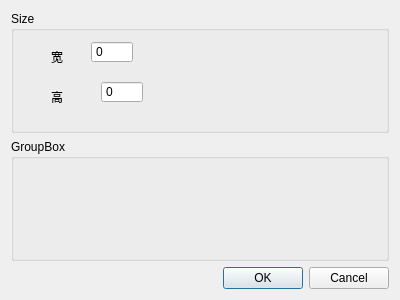
<?xml version="1.0" encoding="UTF-8"?>
<ui version="4.0">
 <class>Dialog</class>
 <widget class="QDialog" name="Dialog">
  <property name="geometry">
   <rect>
    <x>0</x>
    <y>0</y>
    <width>400</width>
    <height>300</height>
   </rect>
  </property>
  <property name="windowTitle">
   <string>Dialog</string>
  </property>
  <layout class="QGridLayout" name="gridLayout_2">
   <item row="2" column="0">
    <widget class="QDialogButtonBox" name="buttonBox">
     <property name="orientation">
      <enum>Qt::Horizontal</enum>
     </property>
     <property name="standardButtons">
      <set>QDialogButtonBox::Cancel|QDialogButtonBox::Ok</set>
     </property>
    </widget>
   </item>
   <item row="0" column="0">
    <widget class="QGroupBox" name="groupBox">
     <property name="title">
      <string>Size</string>
     </property>
     <widget class="QLabel" name="label">
      <property name="geometry">
       <rect>
        <x>40</x>
        <y>40</y>
        <width>54</width>
        <height>12</height>
       </rect>
      </property>
      <property name="text">
       <string>宽</string>
      </property>
     </widget>
     <widget class="QSpinBox" name="width">
      <property name="geometry">
       <rect>
        <x>80</x>
        <y>30</y>
        <width>42</width>
        <height>22</height>
       </rect>
      </property>
      <property name="buttonSymbols">
       <enum>QAbstractSpinBox::NoButtons</enum>
      </property>
      <property name="maximum">
       <number>10000</number>
      </property>
     </widget>
     <widget class="QLabel" name="label_2">
      <property name="geometry">
       <rect>
        <x>40</x>
        <y>80</y>
        <width>54</width>
        <height>12</height>
       </rect>
      </property>
      <property name="text">
       <string>高</string>
      </property>
     </widget>
     <widget class="QSpinBox" name="height">
      <property name="geometry">
       <rect>
        <x>90</x>
        <y>70</y>
        <width>42</width>
        <height>22</height>
       </rect>
      </property>
      <property name="buttonSymbols">
       <enum>QAbstractSpinBox::NoButtons</enum>
      </property>
      <property name="maximum">
       <number>10000</number>
      </property>
     </widget>
    </widget>
   </item>
   <item row="1" column="0">
    <widget class="QGroupBox" name="groupBox_2">
     <property name="title">
      <string>GroupBox</string>
     </property>
    </widget>
   </item>
  </layout>
 </widget>
 <resources/>
 <connections>
  <connection>
   <sender>buttonBox</sender>
   <signal>accepted()</signal>
   <receiver>Dialog</receiver>
   <slot>accept()</slot>
   <hints>
    <hint type="sourcelabel">
     <x>248</x>
     <y>254</y>
    </hint>
    <hint type="destinationlabel">
     <x>157</x>
     <y>274</y>
    </hint>
   </hints>
  </connection>
  <connection>
   <sender>buttonBox</sender>
   <signal>rejected()</signal>
   <receiver>Dialog</receiver>
   <slot>reject()</slot>
   <hints>
    <hint type="sourcelabel">
     <x>316</x>
     <y>260</y>
    </hint>
    <hint type="destinationlabel">
     <x>286</x>
     <y>274</y>
    </hint>
   </hints>
  </connection>
 </connections>
</ui>
